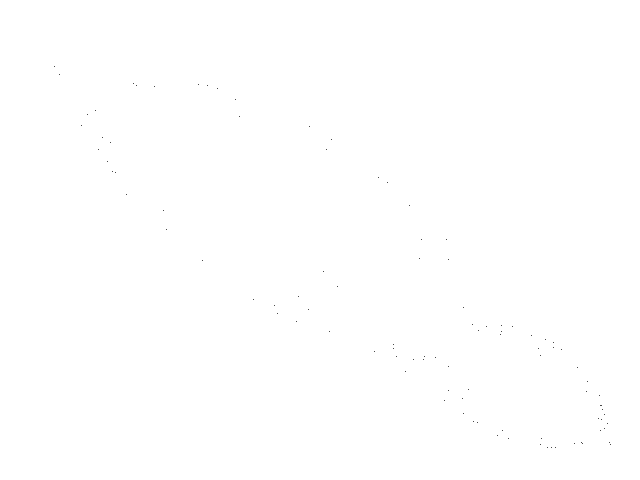
Frame 1 (no input)
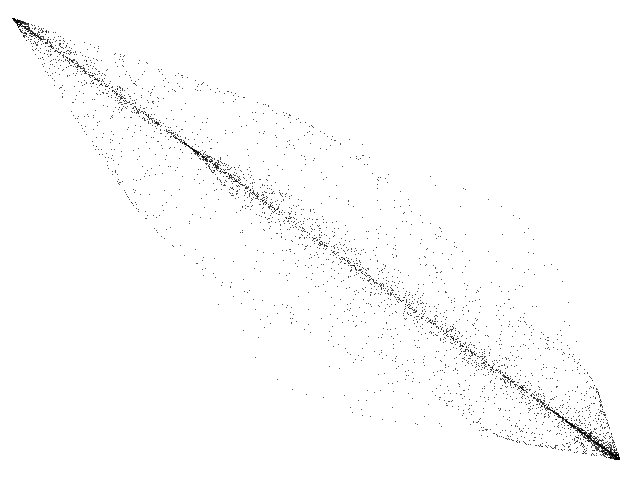
Frame 60 (the mouse pressed at the canvas centre just before this capture)
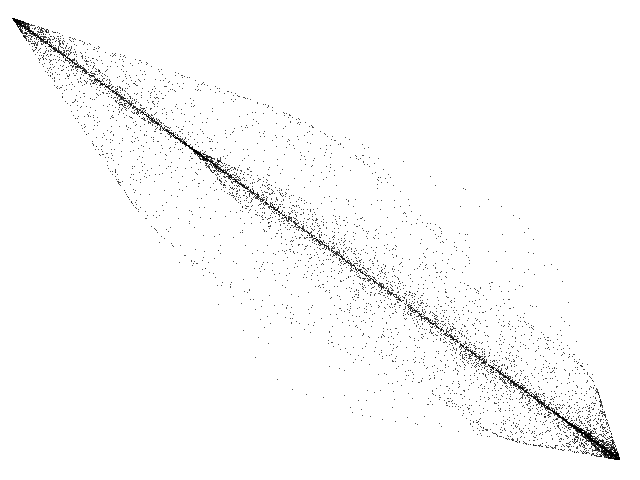
Frame 120 (the mouse held since frame 60 and released just before this capture)

The Processing sketch that drew these frames (run headless with seeded random() and noise(); from frame 60 on, the mouse is pressed at the canvas centre):

// Processing sketch: Hyperchaotic
// ── Hyperchaotic.pde
// Hyperchaotic map //

  float x = 0.1;
  float y = 0.2;
  float a = 1.84;
  float c = -0.35;


void setup() {
  
  size(640, 480);
  background(255);
  
}

void draw() {
  
  for (int i=0;i<100;i++) {
    
    float nx = x;
    float ny = y;
        
    x = 1 - a * pow(nx,2) + c * (pow(ny,2) - pow(nx,2));
    y = 1 - a * pow(ny,2) + c * (pow(nx,2) - pow(ny,2));
  
    point(290+(330*x), 220+(240*y));
        
  }

}
